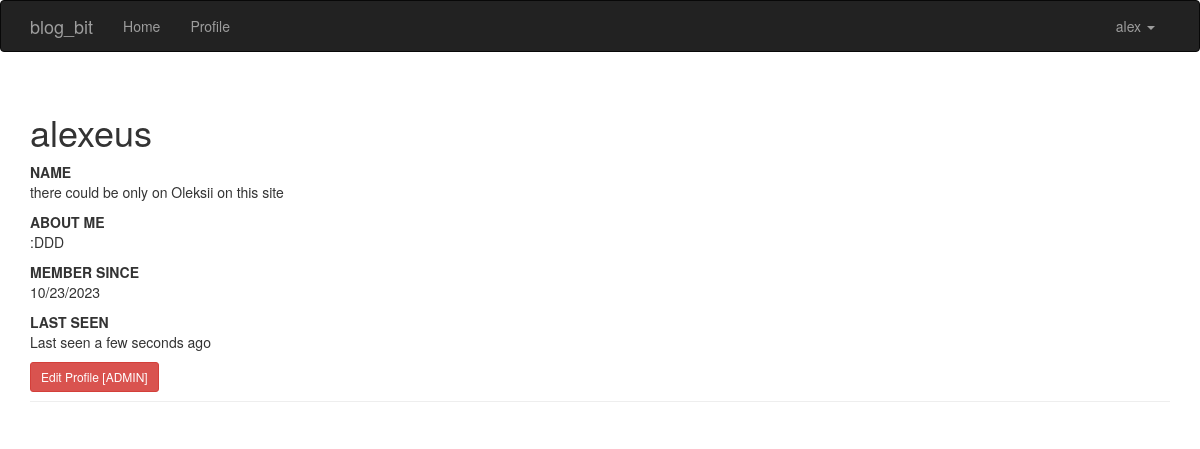
The page /profile/alexeus (signed in) on the database its author committed.
### app/models.py (models this page shows, shortened)
class User(db.Model, UserMixin):
    id = db.Column(db.Integer, primary_key=True)
    username = db.Column(db.String(64), unique=True, index=True)
    name = db.Column(db.String(64))
    about_me = db.Column(db.Text())
    member_since = db.Column(db.DateTime(), default=datetime.utcnow)
    last_seen = db.Column(db.DateTime(), default=datetime.utcnow)
    email = db.Column(db.String(64), unique=True, index=True)
    password_hash = db.Column(db.String(128))
    confirmed = db.Column(db.Boolean, default=False)
    role_id = db.Column(db.Integer, db.ForeignKey('role.id'))
    @property
    def password(self):
        raise AttributeError('Password is not a readable attribute!')
    def can(self, perm):
        return self.role is not None and self.role.has_permission(perm)
    def is_administrator(self):
        return self.can(Permission.ADMIN)
    def ping(self):
        self.last_seen = datetime.utcnow()
        db.session.add(self)
        db.session.commit()

### app/main/views.py (the view)
@main.route('/profile/<username>')
def profile(username):
    user = User.query.filter_by(username=username).first_or_404()
    return render_template('main/profile.html', user=user)

### app/auth/views.py (called while the page is built)
@auth.before_app_request
def before_request():
    current_user = flask_login.current_user
    if current_user.is_authenticated:
        current_user.ping()  # updating user last time seen property
        if not current_user.confirmed \
                and flask.request.blueprint != 'auth' \
                and flask.request.endpoint != 'static':
            return flask.redirect(flask.url_for('auth.unconfirmed'))

### app/login.py (called while the page is built)
@login_manager.user_loader
def load_user(user_id):
    return User.query.get(int(user_id))

### app/models.py (called while the page is built)
    def has_permission(self, perm):
        return self.permissions & perm == perm

### app/templates/main/profile.html (shortened to what this page needs)
{% extends 'base.html' %}
{% block page_header %}
    <h1>{{ user.username }}</h1>
    {% if user.name %}
        <b>NAME</b>
        <p>{{ user.name }}</p>
    {% endif %}
    {% if user.about_me %}
        <b>ABOUT ME</b>
        <p>{{ user.about_me }}</p>
    {% endif %}
    <b>MEMBER SINCE</b>
    <p>
        {{ moment(user.member_since).format('L') }}
    </p>
    <b>LAST SEEN</b>
    <p>
        Last seen {{ moment(user.last_seen).fromNow() }}
    </p>
    {% if current_user.is_administrator() %}
        <a class="btn btn-danger btn-sm" href="{{ url_for('main.edit_profile_admin', id=user.id)}}">
            Edit Profile [ADMIN]
        </a>
    {% endif %}
{% endblock %}

### app/templates/base.html (shortened to what this page needs)
{% extends 'bootstrap/base.html' %}
{% block head %}
    {{ super() }}
{% endblock %}
{% block navbar %}
    <div class="navbar navbar-inverse">
        <div class="container">
            <div class="navbar-header">
                <a class="navbar-brand" href={{ url_for('main.welcome') }}>blog_bit</a>
            </div>
            <div class="navbar-collapse collapse">
                <ul class="nav navbar-nav">
                    <li><a href={{ url_for('main.welcome') }}>Home</a></li>
                    {% if current_user.is_authenticated %}
                        <li><a href={{ url_for('main.profile', username=current_user.username) }}>Profile</a></li>
                    {% endif %}
                </ul>
                <ul class="nav navbar-nav navbar-right">
                    {% if current_user.is_authenticated %}
                        <li class="dropdown">
                            <a href="#" class="dropdown-toggle" data-toggle="dropdown">
                                {{ current_user.username }} <b class="caret"></b>
                            </a>
                        </li>
                    {% else %}
                        <li><a href={{ url_for('auth.login') }}>Login</a></li>
                    {% endif %}
                </ul>
            </div>
        </div>
    </div>
{% endblock %}
{% block content %}
    <div class="container">
        <div class="page-header">
            {% block page_header %}{% endblock %}
        </div>
    </div>
{% endblock %}

### rows shown on the page
User: username "alex"
User: username "alexeus", name "there could be only on Oleksii on this site", about_me ":DDD", member_since "10/23/2023", last_seen "a few seconds ago"
